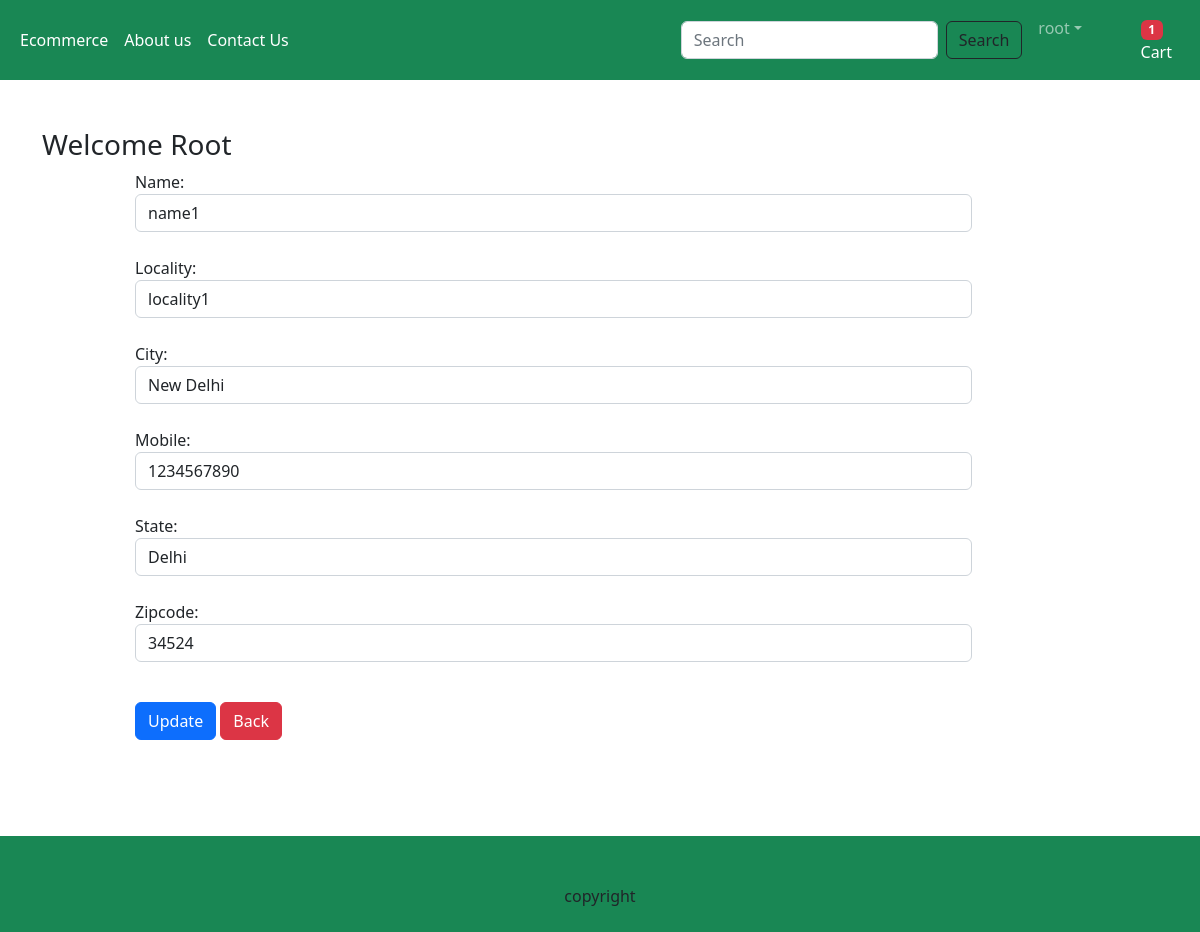
The app's page /address/1 (signed in) with its own data.
### app/models.py (models this page shows, shortened)
class Customer(models.Model):
    user=models.ForeignKey(User,on_delete=models.CASCADE)
    name=models.CharField(max_length=200)
    locality=models.CharField(max_length=200)
    city=models.CharField(max_length=50)
    mobile=models.IntegerField(default=0)
    zipcode=models.IntegerField()
    state=models.CharField(choices=STATE_CHOICE,max_length=100)

### app/views.py (the view, shortened to what this page needs)
# urls.py: path('address/<int:pk>',views.updateAddress.as_view(),name="updateAddress"),
@method_decorator(login_required,name='dispatch')
class updateAddress(View):
    def get(self,request,pk):
        totalitem=0
        if request.user.is_authenticated:
            totalitem=len(Cart.objects.filter(user=request.user))
        add=Customer.objects.get(pk=pk)
        form=CustomerProfileForm(instance=add)
        return render(request,"app/updateAddress.html",locals())

### app/forms.py
class CustomerProfileForm(forms.ModelForm):
    class Meta:
        model=Customer
        fields=['name','locality','city','mobile','state','zipcode']
        widgets={
            'name':forms.TextInput(attrs={"class":"form-control"}),
            'locality':forms.TextInput(attrs={"class":"form-control"}),
            'city':forms.TextInput(attrs={"class":"form-control"}),
            'mobile':forms.NumberInput(attrs={"class":"form-control"}),
            'state':forms.Select(attrs={"class":"form-control"}),
            'zipcode':forms.NumberInput(attrs={"class":"form-control"}),
        }

### app/templates/app/updateAddress.html (shortened to what this page needs)
{% extends 'app/base.html' %}
{% load static %}
{% block main-content %}
<div class="container my-5">
    <div class="row">
        <h3>Welcome <span class="text-capitalize">{{request.user}} </span></h3>
    </div>
    <div class="col-sm-9 offset-sm-1">
        <form action="" method="post">
            {% for fm in form %}
                {{fm.label_tag}}{{fm}}<small class="text-danger">{{fm.errors|striptags}}</small>
                    <br>
            {% endfor %}
            <div class="col-12 mt-3">
                <button type="submit" class="btn btn-primary">Update</button>
                <a href="{% url 'address' %}" type="button" class="btn btn-danger">Back</a>
            </div>
        </form>
    </div>
</div>
{% endblock main-content %}

### app/templates/app/base.html (shortened to what this page needs)
<!DOCTYPE html>
{% load static %}
<html lang="en">
  <head>
    <link href="https://cdn.jsdelivr.net/npm/bootstrap@5.2.2/dist/css/bootstrap.min.css" rel="stylesheet">
    <link rel="stylesheet" href="{% static 'app/css/owl.carousel.min.css'%}" >
    <link rel="stylesheet" href="{% static 'app/css/all.min.css'%}" >
    <link rel="stylesheet" href="{% static 'app/css/style.css'%}" >
</head>
  <body>
    <nav class="navbar navbar-expand-lg navbar-dark bg-success">
      <div class="container-fluid">
        <div class="collapse navbar-collapse" id="navbarSupportedContent">
          <ul class="navbar-nav me-auto mb-2 mb-lg-0">
            {% if request.user.is_authenticated %}
            <li class="nav-item">
              <a class="nav-link active" aria-current="page" href="/">Ecommerce</a>
            </li>
            <li class="nav-item">
              <a class="nav-link text-white" href="{% url 'about' %}">About us</a>
            </li>
            <li class="nav-item">
              <a class="nav-link text-white" href="{% url 'contact' %}">Contact Us</a>
            </li>
          </ul>
          <form class="d-flex" role="search" action="/search">
            <input class="form-control me-2" type="search" placeholder="Search" name="search" aria-label="Search">
            <button class="btn btn-outline-dark" type="submit">Search</button>
          </form>
        </div>
        <ul class="navbar-nav me-auto mb-2 mb-lg-0">
          <li class="navbar-item dropdown mx-2">
            <a class="nav-link dropdown-toggle white-text" href="#"
            id="profileDropdown" role="button" data-bs-toggle="dropdown" aria-expanded="false">
            {{request.user.username}}</a>
            <ul class="dropdown-menu" aria-labelledby="profileDropdown">
                <li> <a class="dropdown-item" href="{% url 'logout' %}">Logout</li>
            </ul>
          </li>
          <li class="nav-item mx-2">
            <a href="{% url 'showcart' %}" class="nav-link text-white">
              <span class="badge bg-danger">{% if totalitem > 0 %}{{totalitem}}{% endif %}</span>
              Cart </a>
          </li>
          {%endif%}
        </ul>
      </div>
    </nav>
    {% block main-content %}{% endblock main-content %}
    <br><br>
    <footer class="bg-success text-center p-5">
      copyright
    </footer>
  </body>
</html>

### app/static/app/css/style.css (style rules this page uses)
body { display: flex; flex-direction: column; min-height:100vh; }
footer { margin-top:auto; height:30px; }

### records on screen
Customer: form "name1" "locality1" "New Delhi" "1234567890" "Delhi" "34524"

### other values on screen
{{ request.user.username }} "root"
{{ totalitem }} "1"
{{ request.user }} "Root"
{{ fm.label_tag }} "Name:" "Locality:" "City:" "Mobile:" "State:" "Zipcode:"
